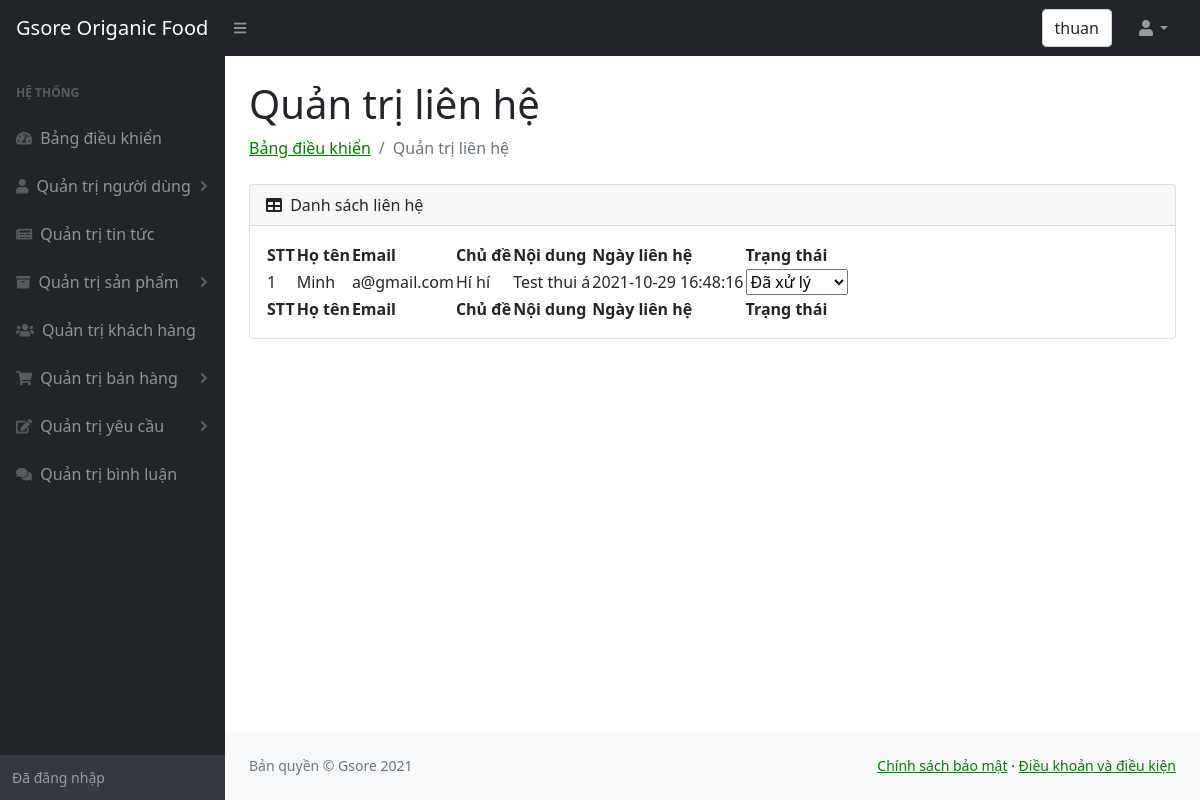
/admin/lien-he.php (signed in), run on the app's committed database.
### tables this page shows
CREATE TABLE `lienhe` (
  `malienhe` int(10) NOT NULL,
  `tenlienhe` varchar(100) NOT NULL,
  `emaillienhe` varchar(100) NOT NULL,
  `chudelienhe` varchar(100) NOT NULL,
  `noidunglienhe` varchar(500) NOT NULL,
  `ngaylienhe` datetime NOT NULL,
  `trangthai` tinyint(1) NOT NULL DEFAULT 0
);

### admin/lien-he.php (the view, shortened to what this page needs)
<!DOCTYPE html>
<html lang="en">
<head>
    <link href="https://cdn.jsdelivr.net/npm/simple-datatables@latest/dist/style.css" rel="stylesheet" />
    <link href="css/styles.css" rel="stylesheet" />
</head>
<body class="sb-nav-fixed">
        <nav class="sb-topnav navbar navbar-expand navbar-dark bg-dark">
            <a class="navbar-brand ps-3" href="../index.php">Gsore Origanic Food </a>
            <button class="btn btn-link btn-sm order-1 order-lg-0 me-4 me-lg-0" id="sidebarToggle" href="#!"><i class="fas fa-bars"></i></button>
            <form class="d-none d-md-inline-block form-inline ms-auto me-0 me-md-3 my-2 my-md-0">
                <div class="input-group">
                  <div class="form-control"><?php  echo $_SESSION['ten_nguoi_dung'];?>  </div>
                </div>
            </form>
            <ul class="navbar-nav ms-auto ms-md-0 me-3 me-lg-4">
                <li class="nav-item dropdown">
                    <a class="nav-link dropdown-toggle" id="navbarDropdown" href="#" role="button" data-bs-toggle="dropdown" aria-expanded="false"><i class="fas fa-user fa-fw"></i></a>
                </li>
            </ul>
        </nav>
        <div id="layoutSidenav">
            <div id="layoutSidenav_nav" >
                <nav class="sb-sidenav accordion sb-sidenav-dark" id="sidenavAccordion">
                    <div class="sb-sidenav-menu">
                        <div class="nav">
                            <div class="sb-sidenav-menu-heading">Hệ thống</div>
                            <a class="nav-link" href="index.php">
                                <div class="sb-nav-link-icon"><i class="fas fa-tachometer-alt"></i></div>
                                Bảng điều khiển
                            </a>
                            <a class="nav-link collapsed" href="nguoidung.php" data-bs-toggle="collapse" data-bs-target="#collapseOne" aria-expanded="false" aria-controls="collapseOne">
                                <div class="sb-nav-link-icon"><i class="fas fa-user"></i></div>
                                Quản trị người dùng
                                <div class="sb-sidenav-collapse-arrow"><i class="fas fa-angle-down"></i></div>
                            </a>
                            <a class="nav-link" href="tintuc.php">
                                <div class="sb-nav-link-icon"><i class="fas fa-newspaper"></i></div>
                                    Quản trị tin tức
                            </a>
                            <a class="nav-link collapsed" href="#" data-bs-toggle="collapse" data-bs-target="#collapseTwo" aria-expanded="false" aria-controls="collapseTwo">
                                <div class="sb-nav-link-icon"><i class="fas fa-archive"></i></div>
                                Quản trị sản phẩm
                                <div class="sb-sidenav-collapse-arrow"><i class="fas fa-angle-down"></i></div>
                            </a>
                            <a class="nav-link" href="khachhang.php">
                                <div class="sb-nav-link-icon"><i class="fas fa-users"></i></div>
                                Quản trị khách hàng
                            </a>
                            <a class="nav-link collapsed" href="#" data-bs-toggle="collapse" data-bs-target="#collapseThree" aria-expanded="false" aria-controls="collapseThree">
                                <div class="sb-nav-link-icon"><i class="fas fa-shopping-cart"></i></div>
                                Quản trị bán hàng
                                <div class="sb-sidenav-collapse-arrow"><i class="fas fa-angle-down"></i></div>
                            </a>
                            <a class="nav-link collapsed" href="#" data-bs-toggle="collapse" data-bs-target="#collapseFour" aria-expanded="false" aria-controls="collapseFour">
                                <div class="sb-nav-link-icon"><i class="fas fa-edit"></i></div>
                                Quản trị yêu cầu
                                <div class="sb-sidenav-collapse-arrow"><i class="fas fa-angle-down"></i></div>
                            </a>
                            <a class="nav-link" href="binhluan.php">
                                <div class="sb-nav-link-icon"><i class="fas fa-comments"></i></div>
                                Quản trị bình luận
                            </a>
                        </div>
                    </div>
                    <div class="sb-sidenav-footer">
                        <div class="small">Đã đăng nhập</div>
                    </div>
                </nav>
            </div>
            <div id="layoutSidenav_content">
                <main>
                    <div class="container-fluid px-4">
                        <h1 class="mt-4">Quản trị liên hệ</h1>
                        <ol class="breadcrumb mb-4">
                            <li class="breadcrumb-item"><a href="index.php">Bảng điều khiển</a></li>
                            <li class="breadcrumb-item active">Quản trị liên hệ</li>
                        </ol>
                        <div class="card mb-4">
                            <div class="card-header">
                                <i class="fas fa-table me-1"></i>
                                Danh sách liên hệ
                            </div>
                            <div class="card-body">
                                <table id="datatablesSimple">
                                    <thead>
                                        <tr>
                                            <th>STT</th>
                                            <th>Họ tên</th>
                                            <th>Email</th>
                                            <th>Chủ đề</th>
                                            <th>Nội dung</th>
                                            <th>Ngày liên hệ</th>
                                            <th>Trạng thái</th>
                                        </tr>
                                    </thead>
                                    <tfoot>
                                        <tr>
                                            <th>STT</th>
                                            <th>Họ tên</th>
                                            <th>Email</th>
                                            <th>Chủ đề</th>
                                            <th>Nội dung</th>
                                            <th>Ngày liên hệ</th>
                                            <th>Trạng thái</th>
                                        </tr>
                                    </tfoot>
                                    <tbody>
                                        <?php
                                        include("../config.php");
                                        $sql = "SELECT *
                                                FROM lienhe
                                                ORDER BY malienhe DESC
                                                ";
                                        $result = mysqli_query($ket_noi, $sql);
                                        $i = 0;
                                        while ($row = mysqli_fetch_array($result)) {
                                            $i++;
                                        ?>
                                            <tr>
                                                <td><?php echo $i ?></td>
                                                <td><?php echo $row["tenlienhe"] ?></td>
                                                <td><?php echo $row["emaillienhe"] ?></td>
                                                <td><?php echo $row["chudelienhe"] ?></td>
                                                <td><?php echo $row["noidunglienhe"] ?></td>
                                                <td><?php echo $row["ngaylienhe"] ?></td>
                                                <td>
                                                    <select name="select-status" class="select-status" onchange="this.options[this.selectedIndex].value && (window.location = this.options[this.selectedIndex].value);">
                                                        <option value="lien-he_sua-trang-thai.php?id=<?php echo $row['malienhe'] ?>&status=1" <?php if($row["trangthai"]==1) echo "selected"; ?>>Đã xử lý</option>
                                                    </select>
                                                </td>
                                            </tr>
                                        <?php
                                        }
                                        ?>
                                    </tbody>
                                </table>
                            </div>
                        </div>
                    </div>
                </main>
                <footer class="py-4 bg-light mt-auto">
                    <div class="container-fluid px-4">
                        <div class="d-flex align-items-center justify-content-between small">
                            <div class="text-muted">Bản quyền &copy; Gsore 2021</div>
                            <div>
                                    <a href="chinhsachbaomat.php">Chính sách bảo mật</a>
                                    &middot;
                                    <a href="chinhsachbaomat.php">Điều khoản và điều kiện</a>
                            </div>
                        </div>
                    </div>
                </footer>
            </div>
    </div>
</body>
</html>

### data on the page
lienhe: tenlienhe "Minh", emaillienhe "a@gmail.com", chudelienhe "Hí hí", noidunglienhe "Test thui á", ngaylienhe "2021-10-29 16:48:16", select-status "Đã xử lý"

### other printed values
$_SESSION['ten_nguoi_dung'] "thuan"
